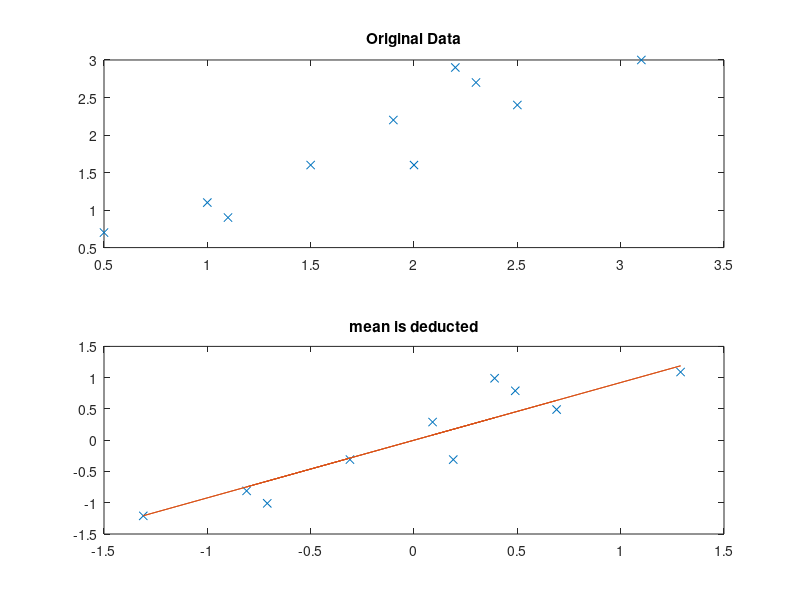

Source code (MATLAB):

x=[2.5 0.5 2.2 1.9 3.1 2.3 2 1 1.5 1.1];
y=[2.4 0.7 2.9 2.2 3.0 2.7 1.6 1.1 1.6 0.9];
n=length(x);
subplot(2,1,1)
plot(x,y, 'x')
title('Original Data');
 
xmean=mean(x);
ymean=mean(y);
xnew=x-xmean;
ynew=y-ymean;
a=[xnew;ynew]';
subplot(2,1,2)
plot(xnew,ynew, 'x')
hold on
title('mean is deducted')
 
a1=transpose(a);
cov=(a1*a)/(n-1);
[V,D] = eig(cov);
%finding the principle 
D1=max(D);
[D2,pos]=max(D1);
 
%extracting the eigen vectors corrsponding to max eigen value
   
    Pre_vect = V(:, pos);  
 
%  u2=1;
% u1=1.0846*u2; 
%Finding the angle alpha
% alpha=atan(u2/u1);
alpha=atan(Pre_vect(1)/Pre_vect(2));
%slop
 m=tan(alpha);
%  
% %implementing line eqn
 for i=1:10
     y11(i)=m.*xnew(i);
 end
 plot(xnew,y11)
 hold off



 